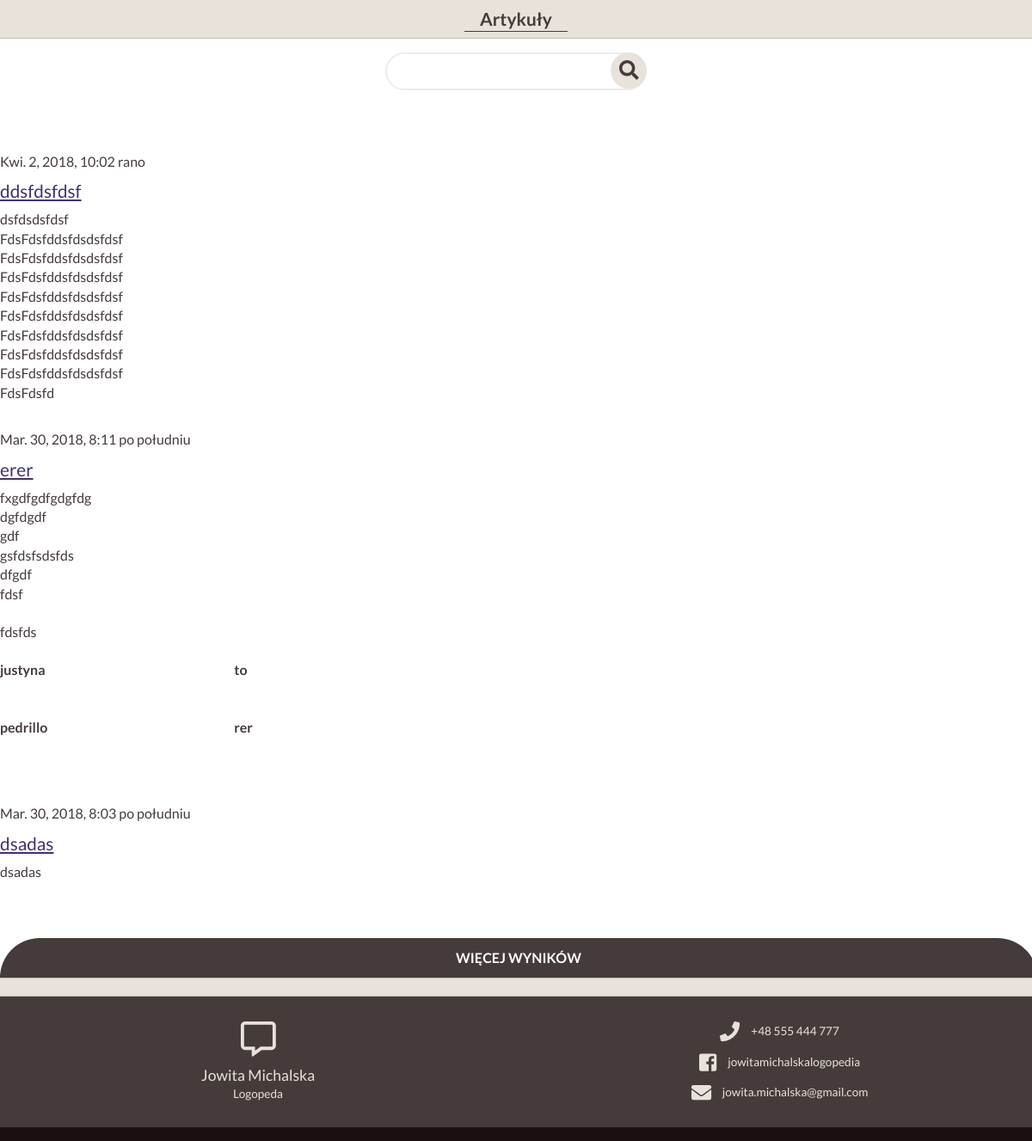
The app's page / (lower part), older data.
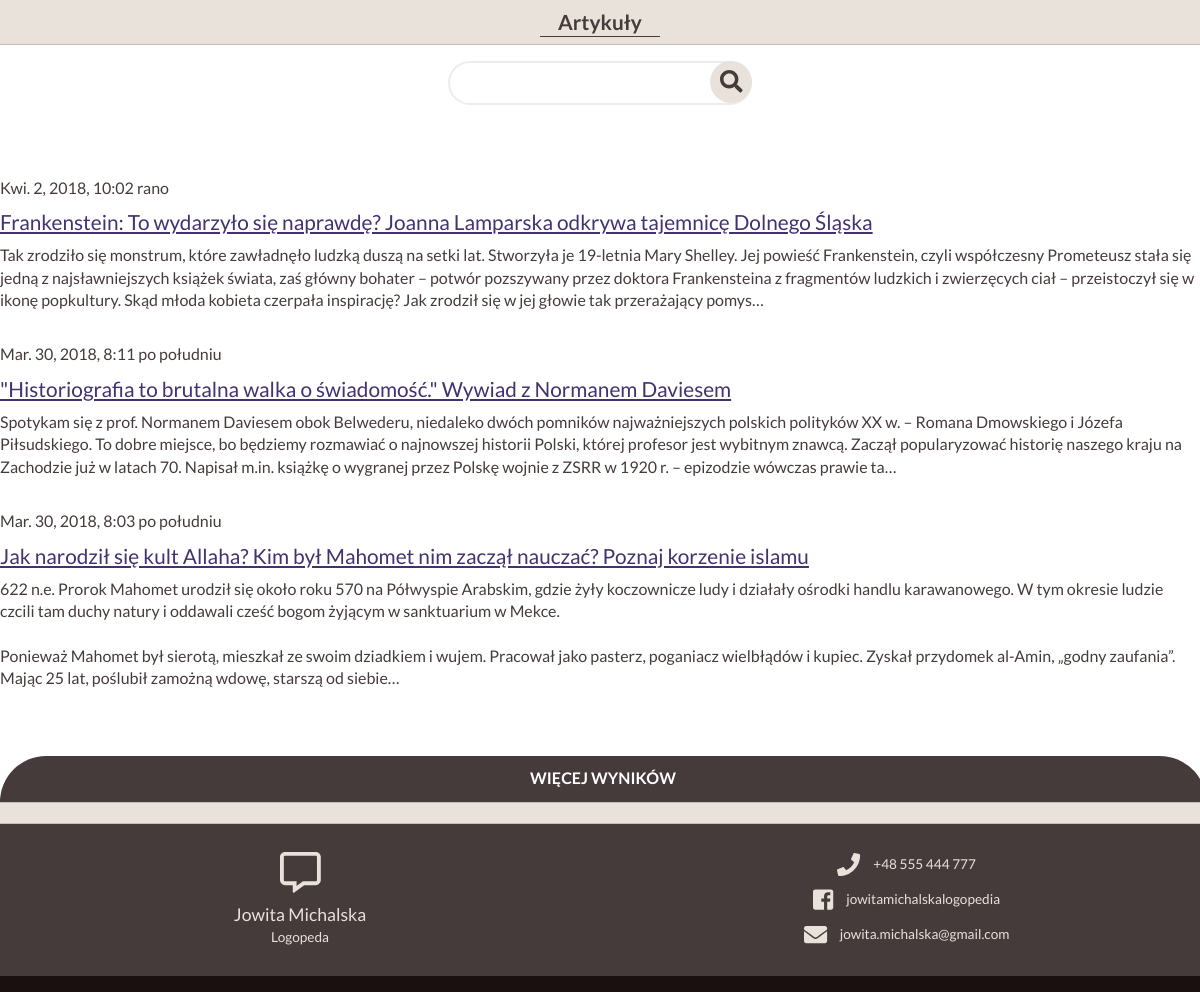
The same page, newer data.
### posts/models.py (models this page shows, shortened)
class Post(models.Model):
	title = models.CharField(max_length=300)
	slug = models.SlugField(unique=True)
	content = models.TextField()
	updated = models.DateTimeField(auto_now=True, auto_now_add=False)
	timestamp = models.DateTimeField(auto_now=False, auto_now_add=True)
	def get_absolute_url(self):
		return reverse("posts:detail", kwargs={"slug": self.slug})
	class Meta:
		ordering = ["-timestamp", "-updated"]

### posts/views.py (the view)
# urls.py: url(r'^$', index, name="list"),
def index(request):
	queryset_list = Post.objects.all()
	query = request.GET.get("q")
	if query:
		queryset_list = queryset_list.filter(
						Q(title__icontains=query) |
						Q(content__icontains=query)
						).distinct()
	page_template = 'post_list.html'
	template = 'index.html'
	context = {
	        'object_list': queryset_list,
	        'page_template': page_template,
	    }
	if request.is_ajax():
	    template = page_template
	return render(request, template, context)

### static/el_pagination/paginators.py (called while the page is built)
    def get_current_per_page(self, number):
        return self.first_page if number == 1 else self.per_page

    def page(self, number):
        number = self.validate_number(number)
        if number == 1:
            bottom = 0
        else:
            bottom = ((number - 2) * self.per_page + self.first_page)
        top = bottom + self.get_current_per_page(number)
        if top + self.orphans >= self.count:
            top = self.count
        return CustomPage(self.object_list[bottom:top], number, self)

    def _get_num_pages(self):
        if self._num_pages is None:
            if self.count == 0 and not self.allow_empty_first_page:
                self._num_pages = 0
            else:
                hits = max(0, self.count - self.orphans - self.first_page)
                try:
                    self._num_pages = int(ceil(hits / float(self.per_page))) + 1
                except ZeroDivisionError:
                    self._num_pages = 0  # fallback to a safe value
        return self._num_pages

### templates/index.html (shortened to what this page needs)
{% extends "base.html" %}
{% load staticfiles %}
{% block content %}
<div class="wrapper">
<section class="articles" id="artykuly">
	<div class="bar artykuly">
		<h1>Artykuły</h1>
	</div>
	<div class="container-3">
		<div class="searchbar">
			<form method="GET" action="">
				<div class="searchtext-style">
					<input type="text" placeholder="" name="q" value="{{ request.GET.q }}" class="searchtext" id="search-landing"/>
				</div>
				<button class="searchbutton" type="submit"> <i class="fa fa-search fa-2x"></i></button>
			</form>
		</div>
{% load el_pagination_tags %}
{% include page_template %}
		</div>
</section>
{% endblock content %}

### templates/post_list.html (shortened to what this page needs)
{% load el_pagination_tags %}
	{% for obj in object_list %}
		<div class="article">
			<h5>{{ obj.timestamp }}</h5>
			<div class="art-title"><a href="{{ obj.get_absolute_url }}">{{ obj.title }} </a></div>
			<p>{{ obj.content|safe|truncatechars_html:500 }}</p>
		</div>
	{% endfor %}
	{% show_more "Więcej wyników" "ładowanie" %}

Row changes from the older to the newer data that the page shows:
changed Post: title "ddsfdsfdsf" → "Frankenstein: To wydarzyło się naprawdę? Joanna Lamparska odkrywa tajemnicę Dolnego Śląska"; content "dsfdsdsfdsf FdsFdsfddsfdsdsfdsf FdsFdsfddsfdsdsfdsf FdsFdsfddsfdsdsfdsf FdsFdsfddsfdsdsfdsf FdsFdsfddsfdsdsfdsf FdsFdsfddsfdsdsfdsf FdsFdsfddsfdsdsfdsf FdsFdsfddsfdsdsfdsf FdsFdsfd" → "Tak zrodziło się monstrum, które zawładnęło ludzką duszą na setki lat. Stworzyła je 19-letnia Mary Shelley. Jej powieść Frankenstein, czyli współczesny Prometeusz stała się jedną z najsławniejszych książek świata, zaś główny bohater – potwór pozszywany przez doktora Frankensteina z fragmentów ludzkich i zwierzęcych ciał – przeistoczył się w ikonę popkultury. Skąd młoda kobieta czerpała inspirację? Jak zrodził się w jej głowie tak przerażający pomys…"
changed Post: title "erer" → "\"Historiografia to brutalna walka o świadomość.\" Wywiad z Normanem Daviesem"; content "fxgdfgdfgdgfdg dgfdgdf gdf gsfdsfsdsfds dfgdf fdsf fdsfds justyna to pedrillo rer" → "Spotykam się z prof. Normanem Daviesem obok Belwederu, niedaleko dwóch pomników najważniejszych polskich polityków XX w. – Romana Dmowskiego i Józefa Piłsudskiego. To dobre miejsce, bo będziemy rozmawiać o najnowszej historii Polski, której profesor jest wybitnym znawcą. Zaczął popularyzować historię naszego kraju na Zachodzie już w latach 70. Napisał m.in. książkę o wygranej przez Polskę wojnie z ZSRR w 1920 r. – epizodzie wówczas prawie ta…"
changed Post: title "dsadas" → "Jak narodził się kult Allaha? Kim był Mahomet nim zaczął nauczać? Poznaj korzenie islamu"; content "dsadas" → "622 n.e. Prorok Mahomet urodził się około roku 570 na Półwyspie Arabskim, gdzie żyły koczownicze ludy i działały ośrodki handlu karawanowego. W tym okresie ludzie czcili tam duchy natury i oddawali cześć bogom żyjącym w sanktuarium w Mekce. Ponieważ Mahomet był sierotą, mieszkał ze swoim dziadkiem i wujem. Pracował jako pasterz, poganiacz wielbłądów i kupiec. Zyskał przydomek al-Amin, „godny zaufania”. Mając 25 lat, poślubił zamożną wdowę, starszą od siebie…"
